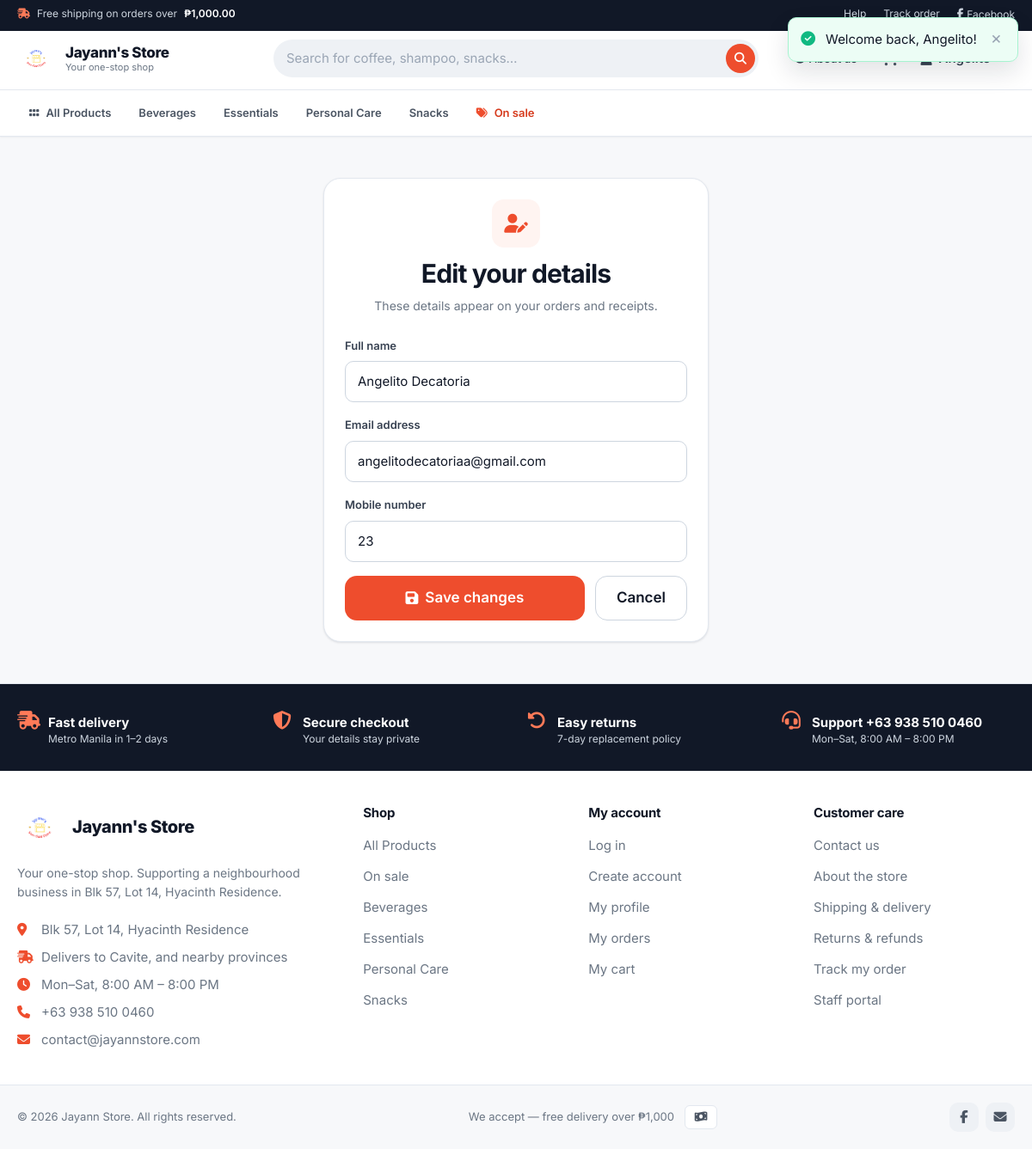
The page /public/update_profile.php (signed in) on the database its author committed.
### tables this page shows
CREATE TABLE `users` (
  `id` int(100) NOT NULL AUTO_INCREMENT,
  `name` varchar(30) NOT NULL,
  `email` varchar(120) NOT NULL DEFAULT '',
  `number` varchar(20) NOT NULL DEFAULT '',
  `password` varchar(255) NOT NULL DEFAULT '',
  `address` varchar(500) NOT NULL DEFAULT '',
  PRIMARY KEY (`id`),
  UNIQUE KEY `uq_users_email` (`email`)
);

### app/bootstrap.php (called while the page is built, shortened)
<?php
require_once __DIR__ . '/helpers.php';
require_once __DIR__ . '/inventory.php';
class Db
{
    private PDO $pdo;
    public function __construct(PDO $pdo)
    {
        $this->pdo = $pdo;
    }
    public function run(string $sql, array $params = []): PDOStatement
    {
        $stmt = $this->pdo->prepare($sql);
        $stmt->execute($params);
        return $stmt;
    }
    public function one(string $sql, array $params = []): ?array
    {
        $row = $this->run($sql, $params)->fetch();
        return $row === false ? null : $row;
    }
}
$db = new Db($conn);

### public/update_profile.php (the view, shortened to what this page needs)
<?php declare(strict_types=1);
include '../app/bootstrap.php';
$user = current_user();
$errors = [];
$old = [
    'name'   => (string) $user['name'],
    'email'  => (string) $user['email'],
    'number' => (string) $user['number'],
];
require '../app/views/layout/head.php';
?>
<section class="auth">
    <div class="auth__card panel">
        <div class="panel__body">
            <div class="auth__head">
                <span class="auth__icon"><i class="fa-solid fa-user-pen" aria-hidden="true"></i></span>
                <h1>Edit your details</h1>
                <p>These details appear on your orders and receipts.</p>
            </div>
            <form method="post" action="update_profile.php" novalidate>
                <div class="field">
                    <label class="field__label" for="name">Full name</label>
                    <input class="input" type="text" id="name" name="name" required maxlength="30"
                           autocomplete="name" value="<?= e($old['name']) ?>"
                           <?= isset($errors['name']) ? 'aria-invalid="true"' : '' ?>>
                </div>
                <div class="field">
                    <label class="field__label" for="email">Email address</label>
                    <input class="input" type="email" id="email" name="email" required maxlength="120"
                           autocomplete="email" value="<?= e($old['email']) ?>"
                           <?= isset($errors['email']) ? 'aria-invalid="true"' : '' ?>>
                </div>
                <div class="field">
                    <label class="field__label" for="number">Mobile number</label>
                    <input class="input" type="tel" id="number" name="number" required maxlength="20"
                           autocomplete="tel" placeholder="09XX XXX XXXX" value="<?= e($old['number']) ?>"
                           <?= isset($errors['number']) ? 'aria-invalid="true"' : '' ?>>
                </div>
                <div class="auth__cta">
                    <button type="submit" class="btn btn--lg">
                        <i class="fa-solid fa-floppy-disk" aria-hidden="true"></i> Save changes
                    </button>
                    <a class="btn btn--ghost btn--lg" href="profile.php">Cancel</a>
                </div>
            </form>
        </div>
    </div>
</section>
<?php require '../app/views/layout/footer.php'; ?>

### assets/css/base/tokens.css (style rules this page uses)
:root { --brand-50: #fff4f1; --brand-100: #ffe4dc; --brand-200: #ffc9b8; --brand-300: #ffa389; --brand-400: #ff7a58; --brand-500: #ee4d2d; --brand-600: #d63a1c; --brand-700: #b02d14; --accent-400: #ffb020; --accent-500: #f59e0b; --success-50: #ecfdf5; --success-100: #d1fae5; --success-200: #a7f3d0; --success-500: #10b981; --success-700: #047857; --warn-50: #fffbeb; --warn-500: #f59e0b; --danger-50: #fef2f2; --danger-500: #ef4444; --danger-600: #dc2626; --info-50: #eff6ff; --info-100: #dbeafe; --info-200: #bfdbfe; --info-500: #3b82f6; --info-700: #1d4ed8; --amber-100: #fef3c7; --amber-200: #fde68a; --amber-700: #b45309; --violet-100: #ede9fe; --violet-200: #ddd6fe; --violet-700: #6d28d9; --gray-0: #ffffff; --gray-25: #fcfcfd; --gray-50: #f7f8fa; --gray-100:#eef1f5; --gray-200:#e3e8ef; --gray-300:#cdd5df; --gray-400:#9aa5b4; --gray-500:#6b7684; --gray-600:#4b5563; --gray-700:#374151; --gray-800:#1f2937; --gray-900:#111827; --bg: var(--gray-50); --surface: var(--gray-0); --surface-alt: var(--gray-25); --border: var(--gray-200); --border-strong: var(--gray-300); --text: var(--gray-900); --text-muted: var(--gray-500); --text-soft: var(--gray-400); --font: 'Inter', -apple-system, BlinkMacSystemFont, 'Segoe UI', Roboto, 'Helvetica Neue', Arial, sans-serif; --font-mono: ui-monospace, SFMono-Regular, 'SF Mono', Menlo, monospace; --fs-xs: .75rem; --fs-sm: .8125rem; --fs-base: .875rem; --fs-md: .9375rem; --fs-lg: 1.0625rem; --fs-xl: 1.25rem; --fs-2xl: 1.5rem; --fs-3xl: 1.875rem; --fs-4xl: 2.25rem; --fs-5xl: 2.75rem; --sp-1: .25rem; --sp-2: .5rem; --sp-3: .75rem; --sp-4: 1rem; --sp-5: 1.25rem; --sp-6: 1.5rem; --sp-7: 1.75rem; --sp-8: 2rem; --sp-9: 2.25rem; --sp-10: 2.5rem; --sp-12: 3rem; --sp-16: 4rem; --sp-20: 5rem; --r-xs: 4px; --r-sm: 6px; --r-md: 10px; --r-lg: 14px; --r-xl: 20px; --r-2xl: 28px; --r-full: 999px; --sh-xs: 0 1px 2px rgba(16, 24, 40, .05); --sh-sm: 0 1px 3px rgba(16, 24, 40, .08), 0 1px 2px rgba(16, 24, 40, .04); --sh-md: 0 4px 12px rgba(16, 24, 40, .08); --sh-lg: 0 12px 28px rgba(16, 24, 40, .12); --sh-xl: 0 24px 56px rgba(16, 24, 40, .16); --sh-brand: 0 6px 18px rgba(238, 77, 45, .28); --container: 1240px; --header-h: 68px; --transition: 180ms cubic-bezier(.4, 0, .2, 1); }
*, *::before, *::after { box-sizing: border-box; }
* { margin: 0; }
html { -webkit-text-size-adjust: 100%; scroll-behavior: smooth; scroll-padding-top: calc(var(--header-h) + 76px); }
body { font-family: var(--font); font-size: var(--fs-base); line-height: 1.6; color: var(--text); background: var(--bg); -webkit-font-smoothing: antialiased; -moz-osx-font-smoothing: grayscale; min-height: 100vh; display: flex; flex-direction: column; overflow-x: hidden; }
a { color: inherit; text-decoration: none; }
button, input, select, textarea { font: inherit; color: inherit; }
button { cursor: pointer; background: none; border: 0; }
h1, h2, h3, h4 { line-height: 1.25; font-weight: 700; letter-spacing: -.015em; }
html { overflow-x: clip; }

### assets/css/base/controls.css (style rules this page uses)
.btn { --btn-bg: var(--brand-500); --btn-fg: #fff; --btn-bd: transparent; display: inline-flex; align-items: center; justify-content: center; gap: var(--sp-2); padding: .625rem 1.125rem; font-size: var(--fs-md); font-weight: 600; line-height: 1.4; color: var(--btn-fg); background: var(--btn-bg); border: 1px solid var(--btn-bd); border-radius: var(--r-md); transition: transform var(--transition), box-shadow var(--transition), background-color var(--transition), border-color var(--transition), color var(--transition); white-space: nowrap; text-align: center; }
.btn--ghost { --btn-bg: transparent; --btn-fg: var(--text); --btn-bd: var(--border-strong); }
.btn--lg { padding: .8125rem 1.5rem; font-size: var(--fs-lg); border-radius: var(--r-lg); }
.field { display: block; margin-bottom: var(--sp-4); }
.field__label { display: block; margin-bottom: var(--sp-2); font-size: var(--fs-sm); font-weight: 600; color: var(--gray-700); }
.input, .select, .textarea { width: 100%; padding: .6875rem .875rem; background: var(--surface); border: 1px solid var(--border-strong); border-radius: var(--r-md); font-size: var(--fs-md); color: var(--text); transition: border-color var(--transition), box-shadow var(--transition), background-color var(--transition); }
.input::placeholder, .textarea::placeholder { color: var(--text-soft); }

### assets/css/base/feedback.css (style rules this page uses)
.panel { background: var(--surface); border: 1px solid var(--border); border-radius: var(--r-xl); box-shadow: var(--sh-sm); }
.panel__body { padding: var(--sp-6); }

### assets/css/responsive.css (style rules this page uses)
@media (hover: none) { .btn { min-height: 2.75rem; } }

### rows shown on the page
users: name "Angelito Decatoria", email "angelitodecatoriaa@gmail.com", number "23"

### other values the page prints
$flash['message'] "Welcome back, Angelito!"
money($config['order']['free_shipping_over']) "₱1,000.00"
$store['name'] "Jayann's Store"
$store['tagline'] "Your one-stop shop"
$cat "Beverages"
$cat "Essentials"
$cat "Personal Care"
$cat "Snacks"
$store['phone'] "+63 938 510 0460"
$store['hours'] "Mon–Sat, 8:00 AM – 8:00 PM"
$store['address'] "Blk 57, Lot 14, Hyacinth Residence"
$store['service_area'] "Cavite, and nearby provinces"
$store['email'] "contact@jayannstore.com"
$catRow['category'] "Beverages"
$catRow['category'] "Essentials"
